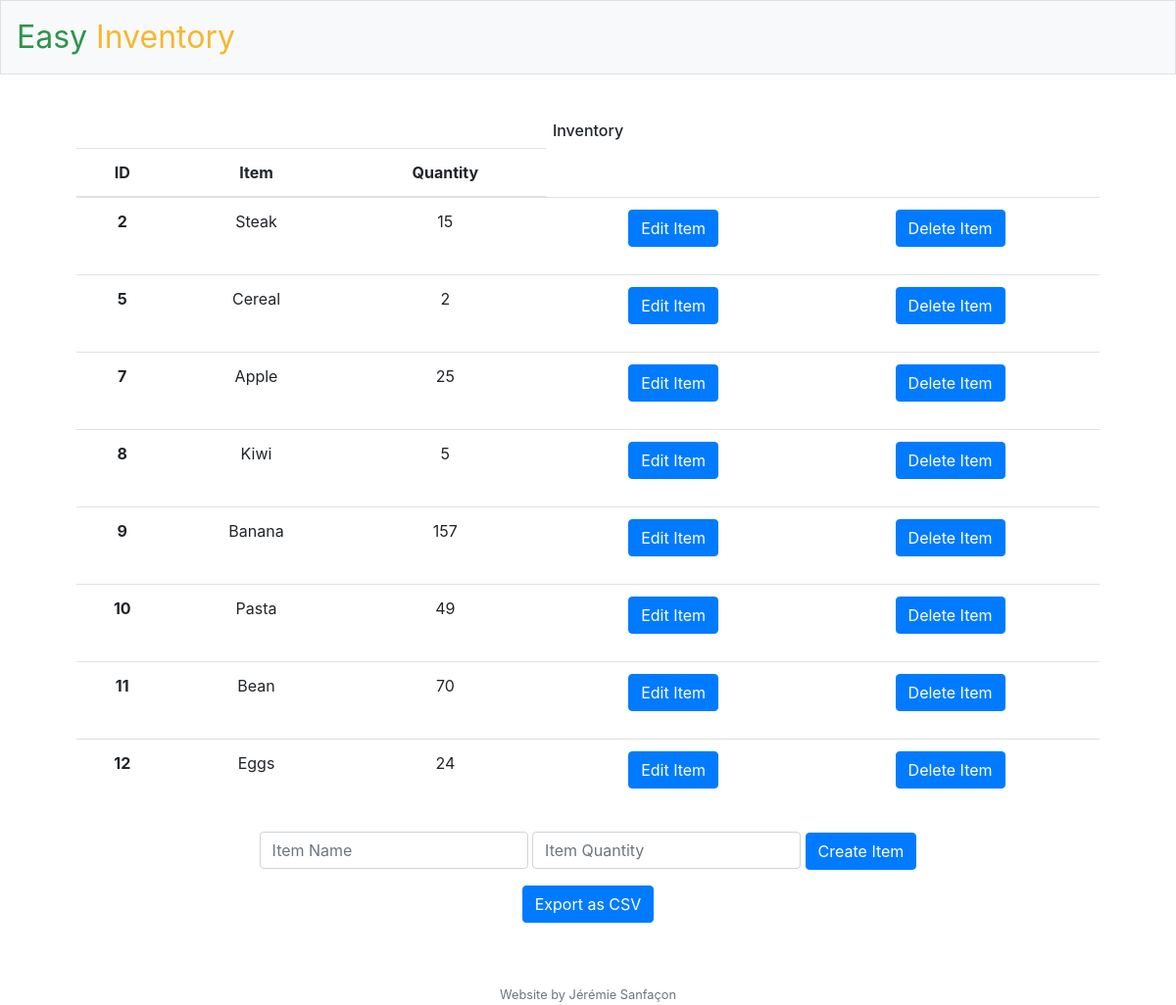
The page / on the database its author committed.
### tables this page shows
CREATE TABLE inventory (
    ItemID INTEGER PRIMARY KEY AUTOINCREMENT,
    ItemName varchar(255) NOT NULL,
    ItemQuantity INTEGER DEFAULT 0
);

### app.py (the view)
@app.route("/", methods=["GET", "POST"])
def index():
    if request.method == "GET":
        inventoryList = getInv(my_connection)
        return render_template("index.html", inventoryList=inventoryList)

### Item.py (called while the page is built)
    def getItemDict(self) -> Tuple:
        return {"id":self.id, "name":self.name, "quantity":self.quantity}

### app.py (called while the page is built)
@app.after_request
def after_request(response):
    response.headers["Cache-Control"] = "no-cache, no-store, must-revalidate"
    response.headers["Expires"] = 0
    response.headers["Pragma"] = "no-cache"
    return response

### helpers.py (called while the page is built)
def tuple_to_dict(inventoryList: list[Tuple])-> list[Dict]:
    for i in range(len(inventoryList)):
            item = inventoryList[i]
            myItem = Item(item)
            inventoryList[i] = myItem.getItemDict()
    return inventoryList

def getInv(connection) -> list[Dict]:
    inventoryCursor = connection.execute("SELECT * FROM inventory")
    inventoryList = inventoryCursor.fetchall()
    inventoryList = tuple_to_dict(inventoryList)
    return inventoryList

### templates/index.html (shortened to what this page needs)
{% extends "layout.html" %}
{% block main %}
  <table class="table">
      <h6>Inventory </h6>
    <thead>
      <tr>
        <th scope="col">ID</th>
        <th scope="col">Item</th>
        <th scope="col">Quantity</th>
      </tr>
    </thead>
    <tbody>
      {% for item in inventoryList %}
      <tr>
        <th scope="row">{{item["id"]}}</th>
        <td>{{item["name"]}}</td>
        <td>{{item["quantity"]}}</td>
        <td>
          <form action="/edit" method="get">
            <div class="form-group">
              <button class="btn btn-primary" type="submit" name="id" value = "{{item["id"]}}" >Edit Item</button>
            </div>
          </form>
        </td>
        <td>
          <form action="/delete" method="post">
            <div class="form-group">
              <button class="btn btn-primary" type="submit" name="id" value = "{{item["id"]}}" >Delete Item</button>
            </div>
          </form>
        </td>
      </tr>
      {% endfor %}
    </tbody>
  </table>
  <form action="/create" method="post">
    <div class="form-group">
        <input autocomplete="off" autofocus class="form-control" name="name" placeholder="Item Name" type="text">
        <input class="form-control" name="quantity" placeholder="Item Quantity" type="number">
        <button class="btn btn-primary" type="submit">Create Item</button>
    </div>
  </form>
  <form action="/export" method="post">
    <div class="form-group">
        <button class="btn btn-primary" type="submit">Export as CSV</button>
    </div>
  </form>
{% endblock %}

### static/styles.css (style rules this page uses)
main .form-control { display: inline-block; width: auto; }

### rows shown on the page
inventory: id "2", name "Steak", quantity "15"
inventory: id "5", name "Cereal", quantity "2"
inventory: id "7", name "Apple", quantity "25"
inventory: id "8", name "Kiwi", quantity "5"
inventory: id "9", name "Banana", quantity "157"
inventory: id "10", name "Pasta", quantity "49"
inventory: id "11", name "Bean", quantity "70"
inventory: id "12", name "Eggs", quantity "24"
